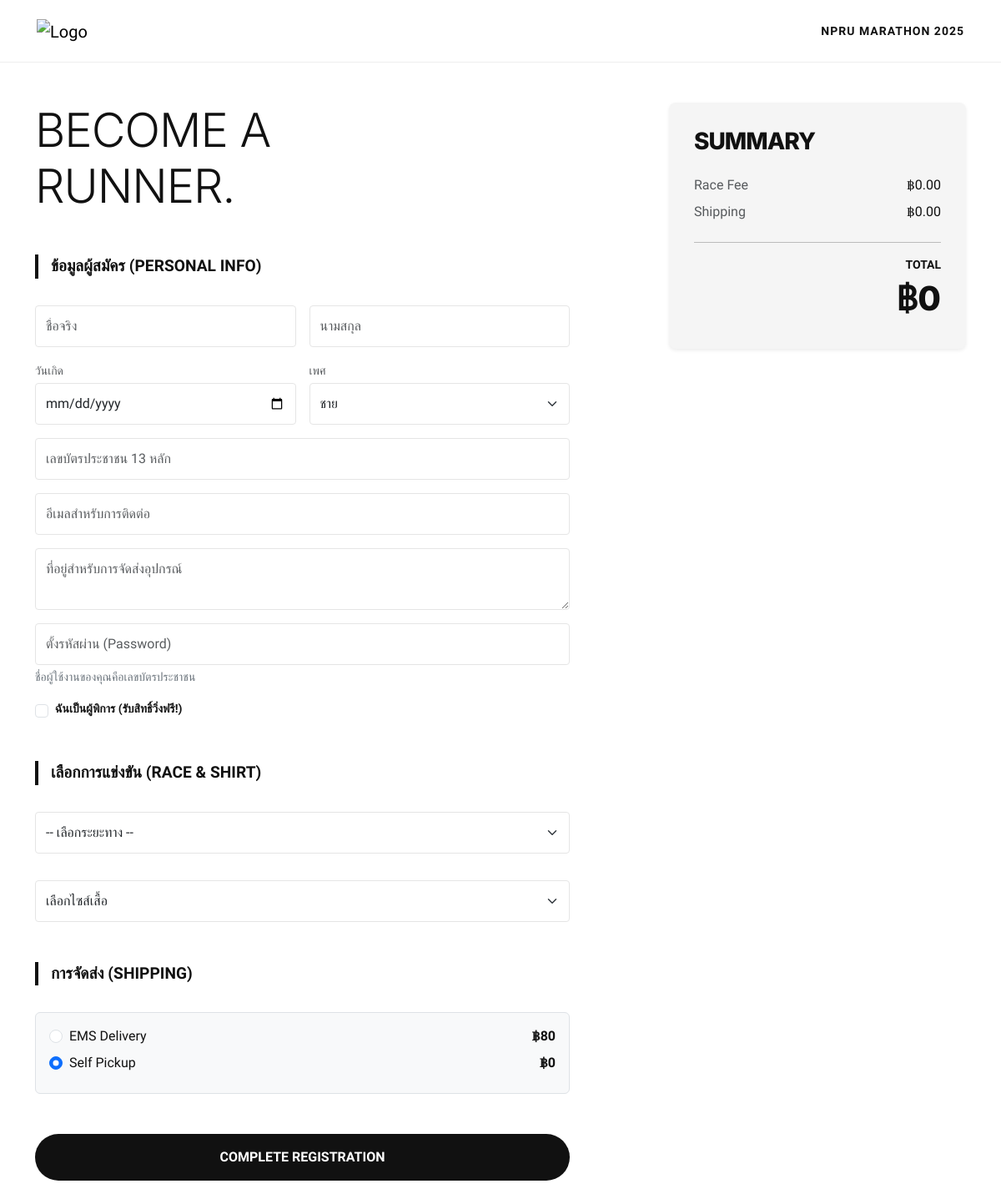
/register.php, run on the app's committed database.
### tables this page shows
CREATE TABLE `shipping_option` (
  `shipping_id` int(11) NOT NULL,
  `type` varchar(50) NOT NULL,
  `cost` float DEFAULT 0,
  `detail` text DEFAULT NULL
);

### register.php (the view, shortened to what this page needs)
<?php
include 'config/db.php';
?>
<!DOCTYPE html>
<html lang="th">
<head>
    <link href="https://cdn.jsdelivr.net/npm/bootstrap@5.3.0/dist/css/bootstrap.min.css" rel="stylesheet">
</head>
<body>
<nav class="navbar sticky-top">
    <div class="container-fluid">
        <a class="navbar-brand" href="index.php">
            <img src="assets/logo.png" alt="Logo">
        </a>
        <div class="ms-auto d-none d-md-block">
            <span class="fw-bold text-uppercase small" style="letter-spacing: 1px;">NPRU Marathon 2025</span>
        </div>
    </div>
</nav>
<div class="container py-5">
    <div class="row">
        <div class="col-lg-7">
            <h1 class="display-4 mb-5">BECOME A<br>RUNNER.</h1>
            <form action="process_register.php" method="POST" id="regForm">
                <div class="mb-5">
                    <div class="section-title">ข้อมูลผู้สมัคร (PERSONAL INFO)</div>
                    <div class="row g-3">
                        <div class="col-md-6">
                            <input type="text" name="first_name" class="form-control" placeholder="ชื่อจริง" required>
                        </div>
                        <div class="col-md-6">
                            <input type="text" name="last_name" class="form-control" placeholder="นามสกุล" required>
                        </div>
                        <div class="col-md-6">
                            <label class="small text-muted mb-1">วันเกิด</label>
                            <input type="date" name="date_of_birth" class="form-control" required>
                        </div>
                        <div class="col-md-6">
                            <label class="small text-muted mb-1">เพศ</label>
                            <select name="gender" class="form-select">
                                <option value="Male">ชาย</option>
                            </select>
                        </div>
                        <div class="col-md-12">
                            <input type="text" name="citizen_id" class="form-control" maxlength="13" placeholder="เลขบัตรประชาชน 13 หลัก" required>
                        </div>
                        <div class="col-md-12">
                            <input type="email" name="email" class="form-control" placeholder="อีเมลสำหรับการติดต่อ" required>
                        </div>
                        <div class="col-md-12">
                            <textarea name="address" class="form-control" rows="2" placeholder="ที่อยู่สำหรับการจัดส่งอุปกรณ์"></textarea>
                        </div>
                        <div class="col-md-12">
                            <input type="password" name="reg_password" class="form-control" placeholder="ตั้งรหัสผ่าน (Password)" minlength="6" required>
                            <small class="text-secondary mt-1 d-block">ชื่อผู้ใช้งานของคุณคือเลขบัตรประชาชน</small>
                        </div>
                        <div class="col-12 mt-3">
                            <div class="form-check d-flex align-items-center">
                                <input class="form-check-input me-2" type="checkbox" name="is_disabled" id="is_disabled" value="1" onchange="updatePrice()">
                                <label class="form-check-label small fw-bold" for="is_disabled">
                                    ฉันเป็นผู้พิการ (รับสิทธิ์วิ่งฟรี!)
                                </label>
                            </div>
                        </div>
                    </div>
                </div>
                <div class="mb-5">
                    <div class="section-title">เลือกการแข่งขัน (RACE & SHIRT)</div>
                    <div class="row g-3">
                        <div class="col-12">
                            <select name="category_id" id="category" class="form-select mb-3" onchange="updatePrice()" required>
                                <option value="" data-price="0">-- เลือกระยะทาง --</option>
                            </select>
                        </div>
                        <div class="col-md-12">
                            <select name="shirt_size" class="form-select" required>
                                <option value="">เลือกไซส์เสื้อ</option>
                            </select>
                        </div>
                    </div>
                </div>
                <div class="mb-5">
                    <div class="section-title">การจัดส่ง (SHIPPING)</div>
                    <div class="bg-light p-3 border rounded">
                        <?php
                        $ship = $conn->query("SELECT * FROM SHIPPING_OPTION");
                        while($s = $ship->fetch_assoc()) {
                            $checked = ($s['shipping_id'] == 2) ? "checked" : "";
                            echo "<div class='form-check mb-2'>
                                    <input class='form-check-input' type='radio' name='shipping_id' id='ship{$s['shipping_id']}' value='{$s['shipping_id']}' data-cost='{$s['cost']}' onchange='updatePrice()' $checked>
                                    <label class='form-check-label d-flex justify-content-between w-100' for='ship{$s['shipping_id']}'>
                                        <span>{$s['type']}</span>
                                        <span class='fw-bold'>฿" . number_format($s['cost']) . "</span>
                                    </label>
                                  </div>";
                        }
                        ?>
                    </div>
                </div>
                <button type="submit" class="btn-nike mb-5">COMPLETE REGISTRATION</button>
            </form>
        </div>
        <div class="col-lg-4 offset-lg-1">
            <div class="sticky-summary shadow-sm">
                <h3 class="mb-4">SUMMARY</h3>
                <div class="d-flex justify-content-between mb-2">
                    <span class="text-muted">Race Fee</span>
                    <span id="race_price_display">฿0.00</span>
                </div>
                <div class="d-flex justify-content-between mb-4">
                    <span class="text-muted">Shipping</span>
                    <span id="ship_price_display">฿0.00</span>
                </div>
                <hr>
                <div class="text-end">
                    <div class="small fw-bold">TOTAL</div>
                    <div class="price-display">฿<span id="total_display">0</span></div>
                </div>
            </div>
        </div>
    </div>
</div>
</body>
</html>

### register.php (style rules this page uses)
:root { --nike-black: #111111; --nike-gray: #f5f5f5; }
body { font-family: 'Kanit', sans-serif; background-color: #ffffff; color: var(--nike-black); }
.navbar { padding: 1rem 2rem; background: white !important; border-bottom: 1px solid #eee; }
.navbar-brand img { height: 35px; width: auto; transition: 0.3s; }
h1, h2, h3 { font-family: 'Inter', sans-serif; font-weight: 800; text-transform: uppercase; letter-spacing: -1px; }
.section-title { font-size: 1.2rem; margin-bottom: 2rem; border-left: 4px solid var(--nike-black); padding-left: 15px; font-weight: 600; }
.form-control, .form-select { border: 1px solid #e5e5e5; padding: 12px; border-radius: 4px; font-size: 1rem; }
.btn-nike { background-color: var(--nike-black); color: white; padding: 16px; border-radius: 50px; font-weight: 600; border: none; transition: 0.3s; text-transform: uppercase; width: 100%; }
.price-display { font-size: 2.5rem; font-weight: 800; font-family: 'Inter', sans-serif; }
.sticky-summary { position: sticky; top: 100px; background: var(--nike-gray); padding: 30px; border-radius: 8px; }

### data on the page
shipping_option: type "EMS Delivery", cost "80"
shipping_option: type "Self Pickup", cost "0"
